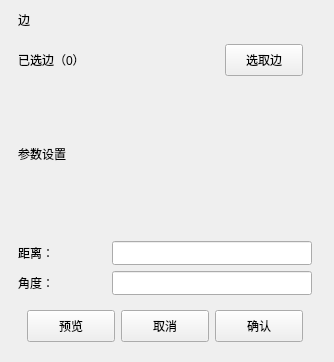
<?xml version="1.0" encoding="UTF-8"?>
<ui version="4.0">
 <class>CreateChamferWgtContent</class>
 <widget class="QWidget" name="CreateChamferWgtContent">
  <property name="geometry">
   <rect>
    <x>0</x>
    <y>0</y>
    <width>334</width>
    <height>362</height>
   </rect>
  </property>
  <property name="windowTitle">
   <string>Widget</string>
  </property>
  <layout class="QVBoxLayout" name="verticalLayout_2">
   <property name="leftMargin">
    <number>18</number>
   </property>
   <property name="rightMargin">
    <number>22</number>
   </property>
   <item>
    <widget class="QLabel" name="edgeLabel">
     <property name="minimumSize">
      <size>
       <width>0</width>
       <height>18</height>
      </size>
     </property>
     <property name="maximumSize">
      <size>
       <width>16777215</width>
       <height>18</height>
      </size>
     </property>
     <property name="text">
      <string>边</string>
     </property>
    </widget>
   </item>
   <item>
    <widget class="QWidget" name="centeralWidget" native="true">
     <layout class="QVBoxLayout" name="verticalLayout">
      <property name="leftMargin">
       <number>0</number>
      </property>
      <item>
       <layout class="QHBoxLayout" name="horizontalLayout">
        <item>
         <widget class="QLabel" name="nameLabel">
          <property name="maximumSize">
           <size>
            <width>16777215</width>
            <height>12</height>
           </size>
          </property>
          <property name="text">
           <string>已选边（0）</string>
          </property>
         </widget>
        </item>
        <item>
         <widget class="QPushButton" name="obtainEdgeBtn">
          <property name="minimumSize">
           <size>
            <width>0</width>
            <height>32</height>
           </size>
          </property>
          <property name="maximumSize">
           <size>
            <width>78</width>
            <height>32</height>
           </size>
          </property>
          <property name="text">
           <string>选取边</string>
          </property>
         </widget>
        </item>
       </layout>
      </item>
      <item>
       <widget class="QLabel" name="paramLabel">
        <property name="text">
         <string>参数设置</string>
        </property>
       </widget>
      </item>
     </layout>
    </widget>
   </item>
   <item>
    <layout class="QGridLayout" name="gridLayout">
     <item row="0" column="0">
      <widget class="QLabel" name="distanceLabel">
       <property name="minimumSize">
        <size>
         <width>36</width>
         <height>12</height>
        </size>
       </property>
       <property name="maximumSize">
        <size>
         <width>36</width>
         <height>12</height>
        </size>
       </property>
       <property name="text">
        <string>距离：</string>
       </property>
      </widget>
     </item>
     <item row="0" column="1">
      <spacer name="horizontalSpacer_2">
       <property name="orientation">
        <enum>Qt::Horizontal</enum>
       </property>
       <property name="sizeHint" stdset="0">
        <size>
         <width>13</width>
         <height>21</height>
        </size>
       </property>
      </spacer>
     </item>
     <item row="0" column="2">
      <widget class="QLineEdit" name="distanceLineEdit">
       <property name="minimumSize">
        <size>
         <width>200</width>
         <height>24</height>
        </size>
       </property>
       <property name="maximumSize">
        <size>
         <width>200</width>
         <height>24</height>
        </size>
       </property>
      </widget>
     </item>
     <item row="1" column="0">
      <widget class="QLabel" name="angleLabel">
       <property name="minimumSize">
        <size>
         <width>36</width>
         <height>12</height>
        </size>
       </property>
       <property name="maximumSize">
        <size>
         <width>36</width>
         <height>12</height>
        </size>
       </property>
       <property name="text">
        <string>角度：</string>
       </property>
      </widget>
     </item>
     <item row="1" column="1">
      <spacer name="horizontalSpacer_3">
       <property name="orientation">
        <enum>Qt::Horizontal</enum>
       </property>
       <property name="sizeHint" stdset="0">
        <size>
         <width>13</width>
         <height>21</height>
        </size>
       </property>
      </spacer>
     </item>
     <item row="1" column="2">
      <widget class="QLineEdit" name="angleLineEdit">
       <property name="minimumSize">
        <size>
         <width>200</width>
         <height>24</height>
        </size>
       </property>
       <property name="maximumSize">
        <size>
         <width>200</width>
         <height>24</height>
        </size>
       </property>
      </widget>
     </item>
    </layout>
   </item>
   <item>
    <layout class="QHBoxLayout" name="horizontalLayout_2">
     <property name="leftMargin">
      <number>9</number>
     </property>
     <property name="topMargin">
      <number>9</number>
     </property>
     <property name="rightMargin">
      <number>9</number>
     </property>
     <property name="bottomMargin">
      <number>9</number>
     </property>
     <item>
      <widget class="QPushButton" name="previewBtn">
       <property name="minimumSize">
        <size>
         <width>88</width>
         <height>32</height>
        </size>
       </property>
       <property name="maximumSize">
        <size>
         <width>88</width>
         <height>16777215</height>
        </size>
       </property>
       <property name="text">
        <string>预览</string>
       </property>
      </widget>
     </item>
     <item>
      <widget class="QPushButton" name="cancelBtn">
       <property name="minimumSize">
        <size>
         <width>88</width>
         <height>32</height>
        </size>
       </property>
       <property name="maximumSize">
        <size>
         <width>88</width>
         <height>16777215</height>
        </size>
       </property>
       <property name="text">
        <string>取消</string>
       </property>
      </widget>
     </item>
     <item>
      <widget class="QPushButton" name="confrimBtn">
       <property name="minimumSize">
        <size>
         <width>88</width>
         <height>32</height>
        </size>
       </property>
       <property name="maximumSize">
        <size>
         <width>88</width>
         <height>16777215</height>
        </size>
       </property>
       <property name="text">
        <string>确认</string>
       </property>
      </widget>
     </item>
    </layout>
   </item>
  </layout>
 </widget>
 <resources/>
 <connections/>
</ui>
